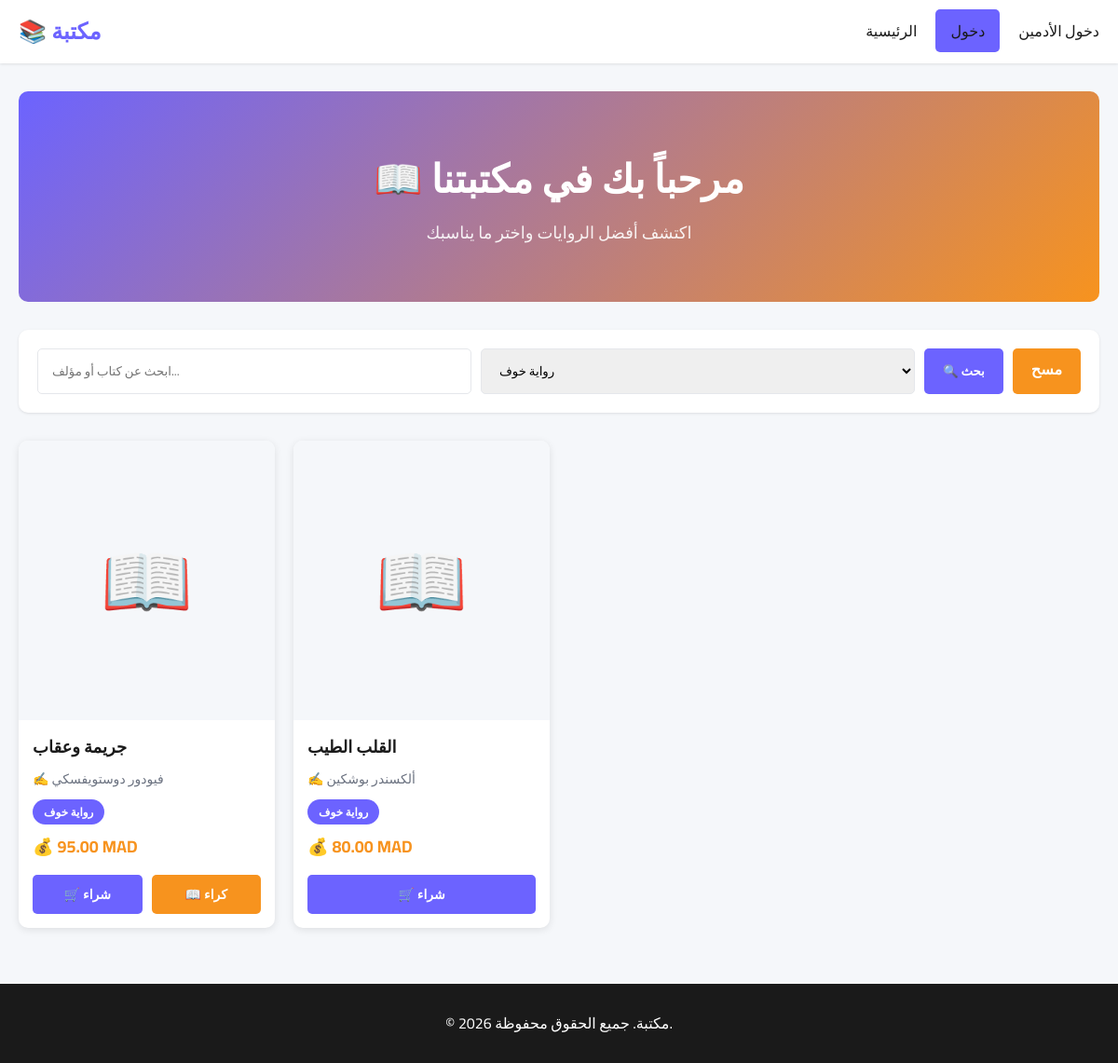
The page /views/catalogue.php?type_id=2 on the database its author committed.
### tables this page shows
CREATE TABLE books (
    book_id INT AUTO_INCREMENT PRIMARY KEY,
    title VARCHAR(255) NOT NULL,
    author VARCHAR(150) NOT NULL,
    type_id INT NOT NULL,
    cover_image VARCHAR(500),
    description TEXT,
    price_buy DECIMAL(10,2) NOT NULL,
    price_rental DECIMAL(10,2),
    available_buy BOOLEAN DEFAULT TRUE,
    available_rental BOOLEAN DEFAULT FALSE,
    created_at DATETIME DEFAULT CURRENT_TIMESTAMP,
    FOREIGN KEY (type_id) REFERENCES book_types(type_id) ON DELETE RESTRICT
);

CREATE TABLE book_types (
    type_id INT AUTO_INCREMENT PRIMARY KEY,
    type_name VARCHAR(100) NOT NULL UNIQUE,
    created_at DATETIME DEFAULT CURRENT_TIMESTAMP
);

### core/functions.php (called while the page is built, shortened)
<?php
require_once __DIR__ . '/db.php';
function isLoggedIn() {
    return isset($_SESSION['user_id']);
}
function sanitize($data) {
    return htmlspecialchars(trim((string)$data), ENT_QUOTES, 'UTF-8');
}
function formatPrice($price) {
    return number_format($price, 2, '.', '') . ' MAD';
}
function getAllTypes() {
    global $pdo;
    $stmt = $pdo->query("SELECT * FROM book_types ORDER BY type_name ASC");
    return $stmt->fetchAll();
}
function getAllBooks($search = '', $type_id = '') {
    global $pdo;
    $query = "SELECT b.*, bt.type_name
              FROM books b
              JOIN book_types bt ON b.type_id = bt.type_id
              WHERE b.available_buy = TRUE";
    $params = [];
    if (!empty($type_id)) {
        $query .= " AND b.type_id = ?";
        $params[] = $type_id;
    }
    $query .= " ORDER BY b.created_at DESC";
    $stmt = $pdo->prepare($query);
    $stmt->execute($params);
    return $stmt->fetchAll();
}

### views/catalogue.php (the view, shortened to what this page needs)
<?php
require_once '../core/functions.php';
$search = sanitize($_GET['search'] ?? '');
$type_id = sanitize($_GET['type_id'] ?? '');
$books = getAllBooks($search, $type_id);
$types = getAllTypes();
?>
<!DOCTYPE html>
<html lang="ar">
<head>
    <link rel="stylesheet" href="../assets/css/style.css">
</head>
<body>
    <nav class="navbar">
        <div class="container">
            <a href="catalogue.php" class="navbar-brand">📚 مكتبة</a>
            <ul class="navbar-links">
                <li><a href="catalogue.php">الرئيسية</a></li>
                <?php if (isLoggedIn()): ?>
                    <li><a href="user_dashboard.php">حسابي</a></li>
                    <li><a href="../core/logout.php">تسجيل الخروج</a></li>
                <?php else: ?>
                    <li><a href="login.php" class="btn-login">دخول</a></li>
                <?php endif; ?>
                <li><a href="../admin/login.php">دخول الأدمين</a></li>
            </ul>
        </div>
    </nav>
    <div class="container">
        <div class="hero">
            <h1>📖 مرحباً بك في مكتبتنا</h1>
            <p>اكتشف أفضل الروايات واختر ما يناسبك</p>
        </div>
    </div>
    <div class="container">
        <form method="GET" action="catalogue.php" class="search-filter">
            <input
                type="text"
                name="search"
                placeholder="ابحث عن كتاب أو مؤلف..."
                value="<?php echo $search; ?>">
            <select name="type_id">
                <?php foreach ($types as $type): ?>
                    <option value="<?php echo $type['type_id']; ?>"
                        <?php echo ($type_id == $type['type_id']) ? 'selected' : ''; ?>>
                        <?php echo htmlspecialchars($type['type_name']); ?>
                    </option>
                <?php endforeach; ?>
            </select>
            <button type="submit" class="btn btn-primary">🔍 بحث</button>
            <a href="catalogue.php" class="btn btn-secondary">مسح</a>
        </form>
    </div>
    <div class="container">
        <?php if (empty($books)): ?>
            <div style="text-align: center; padding: 60px 20px; background-color: white; border-radius: 10px; margin: 20px 0;">
                <p style="font-size: 48px;">📭</p>
                <p style="font-size: 18px; font-weight: 700; color: var(--dark); margin: 10px 0;">لم نجد نتائج</p>
                <p style="color: var(--gray);">حاول تغيير معايير البحث</p>
            </div>
        <?php else: ?>
            <div class="books-grid">
                <?php foreach ($books as $book): ?>
                    <div class="book-card">
                        <div class="book-card-image">
                            <?php if (!empty($book['cover_image'])): ?>
                                <img src="<?php echo htmlspecialchars($book['cover_image']); ?>"
                                     alt="<?php echo htmlspecialchars($book['title']); ?>">
                            <?php else: ?>
                                📖
                            <?php endif; ?>
                        </div>
                        <div class="book-card-body">
                            <h3 class="book-card-title"><?php echo htmlspecialchars($book['title']); ?></h3>
                            <p class="book-card-author">✍️ <?php echo htmlspecialchars($book['author']); ?></p>
                            <span class="book-card-type"><?php echo htmlspecialchars($book['type_name']); ?></span>
                            <p class="book-card-price">💰 <?php echo formatPrice($book['price_buy']); ?></p>
                            <div class="book-card-actions">
                                <form method="GET" action="buy.php" style="flex: 1;">
                                    <button type="submit" class="btn btn-primary" style="width: 100%;">🛒 شراء</button>
                                </form>
                                <?php if ($book['available_rental']): ?>
                                    <form method="GET" action="rent.php" style="flex: 1;">
                                        <button type="submit" class="btn btn-secondary" style="width: 100%;">📖 كراء</button>
                                    </form>
                                <?php endif; ?>
                            </div>
                        </div>
                    </div>
                <?php endforeach; ?>
            </div>
        <?php endif; ?>
    </div>
    <footer class="footer">
        <p>&copy; 2026 مكتبة. جميع الحقوق محفوظة.</p>
    </footer>
</body>
</html>

### assets/css/style.css (style rules this page uses)
:root { --primary: #6c63ff; --secondary: #f7931e; --success: #22c55e; --danger: #ef4444; --warning: #f59e0b; --dark: #1a1a1a; --light: #f5f7fa; --gray: #6b7280; --border: #e5e7eb; }
* { margin: 0; padding: 0; box-sizing: border-box; }
body { font-family: 'Cairo', sans-serif; background-color: var(--light); color: var(--dark); line-height: 1.6; }
.container { max-width: 1200px; margin: 0 auto; padding: 0 20px; }
.navbar { background-color: white; box-shadow: 0 1px 3px rgba(0, 0, 0, 0.1); position: sticky; top: 0; z-index: 100; }
.navbar .container { display: flex; justify-content: space-between; align-items: center; padding: 15px 20px; }
.navbar-brand { font-size: 24px; font-weight: 700; color: var(--primary); text-decoration: none; }
.navbar-links { display: flex; gap: 20px; list-style: none; }
.navbar-links a { color: var(--dark); text-decoration: none; font-weight: 500; transition: color 0.3s; }
.btn-login { background-color: var(--primary); color: white; padding: 8px 16px; border-radius: 5px; text-decoration: none; transition: background-color 0.3s; }
.btn { display: inline-block; padding: 10px 20px; border-radius: 5px; text-decoration: none; font-weight: 600; cursor: pointer; border: none; transition: all 0.3s; font-family: 'Cairo', sans-serif; text-align: center; }
.btn-primary { background-color: var(--primary); color: white; }
.btn-secondary { background-color: var(--secondary); color: white; }
.hero { background: linear-gradient(135deg, var(--primary), var(--secondary)); color: white; padding: 60px 20px; text-align: center; border-radius: 10px; margin: 30px 0; }
.hero h1 { font-size: 42px; margin-bottom: 10px; }
.hero p { font-size: 18px; opacity: 0.9; }
.search-filter { background-color: white; padding: 20px; border-radius: 10px; box-shadow: 0 1px 3px rgba(0, 0, 0, 0.1); margin: 20px 0; display: flex; gap: 10px; flex-wrap: wrap; }
.search-filter input, .search-filter select { padding: 10px 15px; border: 1px solid var(--border); border-radius: 5px; font-family: 'Cairo', sans-serif; flex: 1; min-width: 200px; }
.search-filter button { padding: 10px 20px; }
.books-grid { display: grid; grid-template-columns: repeat(auto-fill, minmax(250px, 1fr)); gap: 20px; margin: 30px 0; }
.book-card { background-color: white; border-radius: 10px; overflow: hidden; box-shadow: 0 2px 8px rgba(0, 0, 0, 0.1); transition: all 0.3s; display: flex; flex-direction: column; }
.book-card-image { width: 100%; height: 300px; background-color: var(--light); display: flex; align-items: center; justify-content: center; font-size: 80px; overflow: hidden; }
.book-card-body { padding: 15px; flex-grow: 1; display: flex; flex-direction: column; }
.book-card-title { font-size: 18px; font-weight: 700; margin-bottom: 8px; color: var(--dark); }
.book-card-author { font-size: 14px; color: var(--gray); margin-bottom: 10px; }
.book-card-type { display: inline-block; background-color: var(--primary); color: white; padding: 4px 12px; border-radius: 20px; font-size: 12px; font-weight: 600; margin-bottom: 10px; width: fit-content; }
.book-card-price { font-size: 18px; font-weight: 700; color: var(--secondary); margin-bottom: 15px; flex-grow: 1; }
.book-card-actions { display: flex; gap: 10px; }
.book-card-actions .btn { flex: 1; padding: 8px; font-size: 14px; }
.footer { background-color: var(--dark); color: white; text-align: center; padding: 30px 20px; margin-top: 60px; }

### rows shown on the page
books: title "جريمة وعقاب", author "فيودور دوستويفسكي", type.type_name "رواية خوف", price_buy "95.00 MAD"
books: title "القلب الطيب", author "ألكسندر بوشكين", type.type_name "رواية خوف", price_buy "80.00 MAD"

### other values the page prints
form field type_id "رواية خوف"
